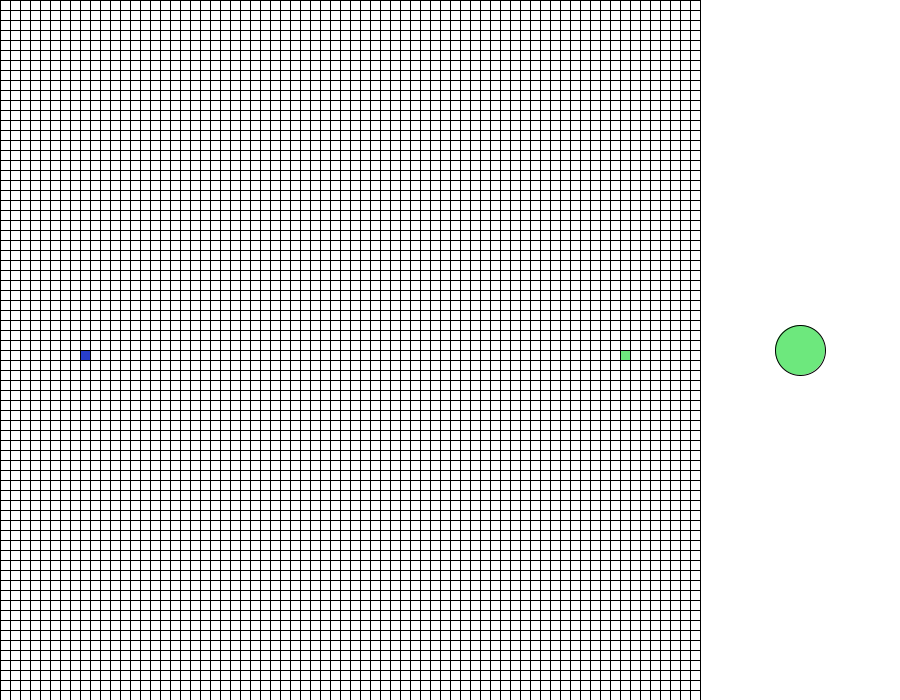
Frame 1 (no input)
Frame 60 (the mouse pressed at the canvas centre just before this capture): identical to frame 1, image omitted
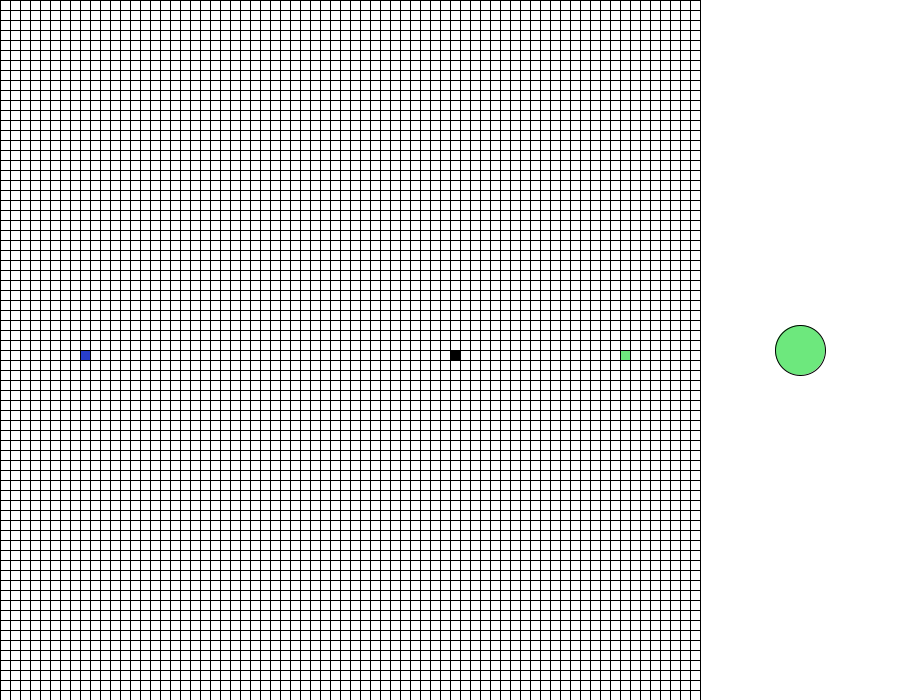
Frame 120 (the mouse held since frame 60 and released just before this capture)

The Processing sketch that drew these frames (run headless with seeded random() and noise(); from frame 60 on, the mouse is pressed at the canvas centre):

// Processing sketch: AStar
// ── AStar.pde
import java.util.Arrays;
import java.util.HashSet;
import java.util.PriorityQueue;

final int gridWidth  = 700;                // Square grid width
final int gridHeight = 700;                // Square grid height

final int squareSize = 10;                 // Square size

final int rows = gridHeight / squareSize;  // Number of rows in the grid
final int cols = gridWidth  / squareSize;  // Number of cols in the grid

// 2D array of squares
Square[][] grid; 

int[] startPos;  // Start position
int[] endPos;    // End position

// Closed set: set of squares that are already evaluated
HashSet<Square> closedSet;

// Open set: set of squares that are discovered but not yet evaluated
HashSet<Square> openSet;

// Next square that needs to be evaluated will be chosen from open set
// The sqaure having the least f value will be chosen
// In order to find the square with least f, maintain a min-heap of the open set squares
PriorityQueue<Square> minPQ;


// Boolean to indicate if the search is over or not
boolean isSearchOver;

// Start button
Button startButton;


//----------------------------------------------------------------------------------------------------------
// Initialize
//----------------------------------------------------------------------------------------------------------
void init() {
    // Assign start position
    startPos    = new int[2];
    startPos[0] = rows/2;
    startPos[1] = cols/8;

    // Assign end position
    endPos    = new int[2];
    endPos[0] = rows/2;
    endPos[1] = cols - (cols/8);
  
    // Initialize grid
    grid = new Square[rows][cols];
  
    for (int i = 0; i < rows; i++) {
        for (int j = 0; j < cols; j++) {
            grid[i][j] = new Square(i, j);    
            grid[i][j].setH(dist(j, i, endPos[1], endPos[0]));  // Eucledian distance to end square
            grid[i][j].setF(Double.MAX_VALUE);                  // Initially, f score is set to infinity
        }
    }
  
    // Assign neighbors to the squares
    // Call assignNeighbors() after the blocked squares have been marked (at button press)
  
    // g score of starting node is 0 (cost of path from start node to start node = 0)
    // f score of starting node is as a result completely heuristic
    grid[startPos[0]][startPos[1]].setG(0);
    grid[startPos[0]][startPos[1]].setF(grid[startPos[0]][startPos[1]].getH() + 0);
  
    // Initialize closedSet
    closedSet = new HashSet<Square>();
  
    // Initialize openSet
    // Initially openSet contains just the starting square
    openSet = new HashSet<Square>();
    openSet.add(grid[startPos[0]][startPos[1]]);
  
    // Initialize min priority queue
    minPQ = new PriorityQueue<Square>(new SquareComparator());
    minPQ.add(grid[startPos[0]][startPos[1]]);
  
    // Initialize isOver to false
    isSearchOver = false;
  
  
    // Start button
    startButton = new Button(800, 350, 50);
}

// Assign reachable neighbors to each squares
void assignNeighbors() {
    for (int i = 0; i < rows; i++) {
        for (int j = 0; j < cols; j++) {
            // Up
            if (i > 0) {
                if (!grid[i-1][j].isBlocked()) {
                    grid[i][j].addNeighbor(grid[i-1][j]);
                }
            }
          
            // Down
            if (i < rows-1) {
                if (!grid[i+1][j].isBlocked()) {
                    grid[i][j].addNeighbor(grid[i+1][j]);
                }
            }
          
            // Left
            if (j > 0) {
                if (!grid[i][j-1].isBlocked()) {
                    grid[i][j].addNeighbor(grid[i][j-1]);
                }
            }
          
            // Right
            if (j < cols-1) {
                if (!grid[i][j+1].isBlocked()) {
                    grid[i][j].addNeighbor(grid[i][j+1]);
                }
            }
        }
    }
}
//----------------------------------------------------------------------------------------------------------



//----------------------------------------------------------------------------------------------------------
// Setup
//----------------------------------------------------------------------------------------------------------
void setup() {
    size(900, 700);
  
    init();
}
//----------------------------------------------------------------------------------------------------------



//----------------------------------------------------------------------------------------------------------
// Loop
//----------------------------------------------------------------------------------------------------------
void draw() {
    background(255);
    drawGrid();
    startButton.drawButton();
  
    if (!startButton.isPressed()) {
        return;
    }
  
    // if openSet is not empty and the search is not over, continue calculation
    if (!openSet.isEmpty() && !isSearchOver) { 
        // current = the node in openSet with LOWEST f value
        Square current = minPQ.poll();
    
        // If current = endPos, then the search is over
        // Print path
        if (current == grid[endPos[0]][endPos[1]]) {
            isSearchOver = true;
            traceBestPath();
        }
    
        // Remove the current square from openSet, and add it to closedSet
        openSet.remove(current);
        closedSet.add(current);
        current.evaluate();
    
        for (Square neighbor : current.getNeighbors()) {
            // If the neighbor has already been evaluated, then ignore the neighbor
            if (closedSet.contains(neighbor)) {
                continue;
            }
      
            // g = Distance (start, neighbor) = Dist(start, current) = Dist(current, neigbor)
            // This g value is tentative. The lowest g value for a square will be save
            double tentativeG = current.getG() + dist(current.getCol(), current.getRow(), neighbor.getCol(), neighbor.getRow());
      
            // If this neighbor is not in the openSet, it is newly discovered
            // Add it to the openSet
            if (!openSet.contains(neighbor)) {
                openSet.add(neighbor);
                minPQ.add(neighbor);  
                neighbor.discover();
            }
            else if (tentativeG >= neighbor.getG()) {
                // The neighbor is already discovered and has a better g value stored
                // so dont save the tentativeG and continue to the next neighbor
                continue;
            }
      
            // Best known path discovered, save the path
            neighbor.setParent(current);
            neighbor.setG(tentativeG);
            neighbor.setF(neighbor.getG() + neighbor.getH());
        }  
    }
    else {
        // done  
    }
}
//----------------------------------------------------------------------------------------------------------



// Trace the best path
// Start from the end square and trace parents
void traceBestPath() {
    Square current = grid[endPos[0]][endPos[1]];
    while (current.getParent() != null) {
        current = current.getParent();
        current.includeInBestPath();
    }
}



//----------------------------------------------------------------------------------------------------------
// Helper functions
//----------------------------------------------------------------------------------------------------------
boolean isValid(int i, int j) {
    if ((i >= 0 && i <= rows) && (j >= 0 && j <+ cols)) {
        return true;
    }
    else {
        return false;
    }
}

boolean isBlocked(int i, int j) {
    if (!isValid(i, j)) {
        return false;
    }

    return grid[i][j].isBlocked();
}

boolean isStartPos(int i, int j) {
    if (!isValid(i, j)) {
        return false;
    }
  
    if (startPos[0] == i && startPos[1] == j) {
        return true;
    }
    else {
        return false;
    }
}

boolean isEndPos(int i, int j) {
    if (!isValid(i, j)) {
        return false;
    }
  
    if (endPos[0] == i && endPos[1] == j) {
        return true;
    }
    else {
        return false;
    }
}

void block(int i, int j) {
    if (!isStartPos(i, j) && !isEndPos(i, j) && !grid[i][j].isBlocked()) {
        grid[i][j].block();
    }
}
//----------------------------------------------------------------------------------------------------------



//----------------------------------------------------------------------------------------------------------
// Draw grid
//----------------------------------------------------------------------------------------------------------
void drawGrid() {
    stroke(0);
  
    for (int i = 0; i < rows; i++) {
        for (int j = 0; j < cols; j++) {
            if (isStartPos(i, j)) {
                fill(40, 62, 204);
            }
            else if (isEndPos(i, j)) {
                fill(109, 232, 125);
            }
            else if (grid[i][j].isBlocked()) {
                fill(0);
            }
            else if (grid[i][j].isInBestPath()) {
                fill(168, 191, 224);
            }
            else if (grid[i][j].isEvaluated()) {
                fill(193, 67, 67);
            }
            else if (grid[i][j].isDiscovered()) {
                fill(242, 191, 214);
            }
            else {
                fill(255);
            }
            rect(j*squareSize, i*squareSize, squareSize, squareSize);
        }
    }
}
//----------------------------------------------------------------------------------------------------------



//----------------------------------------------------------------------------------------------------------
// Reset
//----------------------------------------------------------------------------------------------------------
void reset() {
    // Remove existing variables
    for (int i = 0; i < rows; i++) {
        Arrays.fill(grid[i], null);
    }
    grid = null;
    
    closedSet.clear();
    openSet.clear();
    minPQ.clear();
    
    // Run initializer
    init();
}
//----------------------------------------------------------------------------------------------------------



//----------------------------------------------------------------------------------------------------------
// Mouse Event Handler
//----------------------------------------------------------------------------------------------------------
void mousePressed() {
    if (mouseX >= 0 && mouseX < gridWidth && mouseY >= 0 && mouseY < gridHeight && !startButton.isPressed()) {
        int x = floor(mouseX/squareSize);
        int y = floor(mouseY/squareSize);
  
        block(y, x);
    }
    else if (startButton.isOverButton()) {
        if (!startButton.isPressed()) {
            // Start button is pressed
            startButton.toggle();
            
            // Before starting simulation, assign reachable neighbors to each squares
            assignNeighbors();
        }
        else {
            // Button is pressed again after start
            // Stop the simulation and reset variables
            startButton.toggle();
            reset();
        }
        
    }
}

void mouseDragged() {
    if (mouseX >= 0 && mouseX < gridWidth && mouseY >= 0 && mouseY < gridHeight && !startButton.isPressed()) {
        int x = floor(mouseX/squareSize);
        int y = floor(mouseY/squareSize);
  
        block(y, x);
    }
}
//----------------------------------------------------------------------------------------------------------

// ── Button.pde
class Button {
    int     buttonX;
    int     buttonY;
    int     buttonSize;
    color   buttonInitColor;
    color   buttonHoverColor;
    color   buttonFinalColor;
    boolean isButtonPressed;  

    Button(int x, int y, int s) {
        this.buttonX           = x;
        this.buttonY           = y;
        this.buttonSize        = s;
        this.buttonInitColor   = color(109, 232, 125);
        this.buttonHoverColor  = color(204);
        this.buttonFinalColor  = color(196, 68, 89);
        this.isButtonPressed   = false;
        ellipseMode(CENTER);
    }
  
    boolean isOverButton() {
        float disX = this.buttonX - mouseX;
        float disY = this.buttonY - mouseY;

        if (sqrt(sq(disX) + sq(disY)) < this.buttonSize/2 ) {
            return true;
        } 
        else {
            return false;
        }
    }
  
    void drawButton() {
        if (this.isOverButton()) {
            fill(this.buttonHoverColor);  
        }
        else if (this.isButtonPressed) {
            fill(this.buttonFinalColor);
        }
        else {
            fill(this.buttonInitColor);
        }

        ellipse(this.buttonX, this.buttonY, this.buttonSize, this.buttonSize);
    }
  
    void toggle() {
        if (this.isButtonPressed == false ) {
            this.isButtonPressed = true;
        }
        else {
            this.isButtonPressed = false;
        }
    }
  
    boolean isPressed() {
        return this.isButtonPressed;
    }
}

// ── Square.pde
import java.util.ArrayList;

class Square {
  final int row;
  final int col;

  // g = the movement cost to move from the starting point to a given square on the grid, following the path generated to get there
  // h = the estimated movement cost to move from that given square on the grid to the final destination. This is often referred to as the   
  // f = g + h
  double g;
  double h;
  double f; 
  
  ArrayList<Square> neighbors;
  
  Square parent;
  
  // These booleans help in drawing appropriate colors
  boolean isBlocked;
  boolean isDiscovered;
  boolean isEvaluated;
  boolean isInBestPath;
  
  Square(int i, int j) {
    this.row        = i;
    this.col        = j;
    
    g = -1;
    h = -1;
    f = -1;
    
    neighbors = new ArrayList<Square>();
    
    parent = null;
  
    this.isBlocked    = false;
    this.isDiscovered = false;
    this.isEvaluated  = false;
    this.isInBestPath = false;
  }
  
  void block()                     { this.isBlocked = true; h = -1; }
  void discover()                  { this.isDiscovered = true;      } 
  void evaluate()                  { this.isEvaluated = true;       }
  void includeInBestPath()         { this.isInBestPath = true;      }
  
  boolean isBlocked()              { return this.isBlocked;         }
  boolean isDiscovered()           { return this.isDiscovered;      }
  boolean isEvaluated()            { return this.isEvaluated;       }
  boolean isInBestPath()           { return this.isInBestPath;      }
  
  int getRow()                     { return this.row;               }
  int getCol()                     { return this.col;               }
  
  void setParent(Square sq)        { this.parent = sq;              }
  Square getParent()               { return this.parent;            }
  
  void addNeighbor(Square sq)      { neighbors.add(sq);             }
  ArrayList<Square> getNeighbors() { return this.neighbors;         }
  
  void setG(double gVal)           { this.g = gVal;                 }
  double getG()                    { return this.g;                 }  
  
  void setH(double hVal)           { this.h = hVal;                 }
  double getH()                    { return this.h;                 }
  
  void setF(double fVal)           { this.f = fVal;                 }
  double getF()                    { return this.f;                 }
  
}

// ── SquareComparator.pde
import java.util.Comparator;

class SquareComparator implements Comparator<Square> {
    @Override
    public int compare(Square s1, Square s2) {
        if (s1.getF() > s2.getF()) {
            return 1;
        }
        else if (s1.getF() < s2.getF()) {
            return -1;
        }
        else {
            return 0;
        }
    }
}
